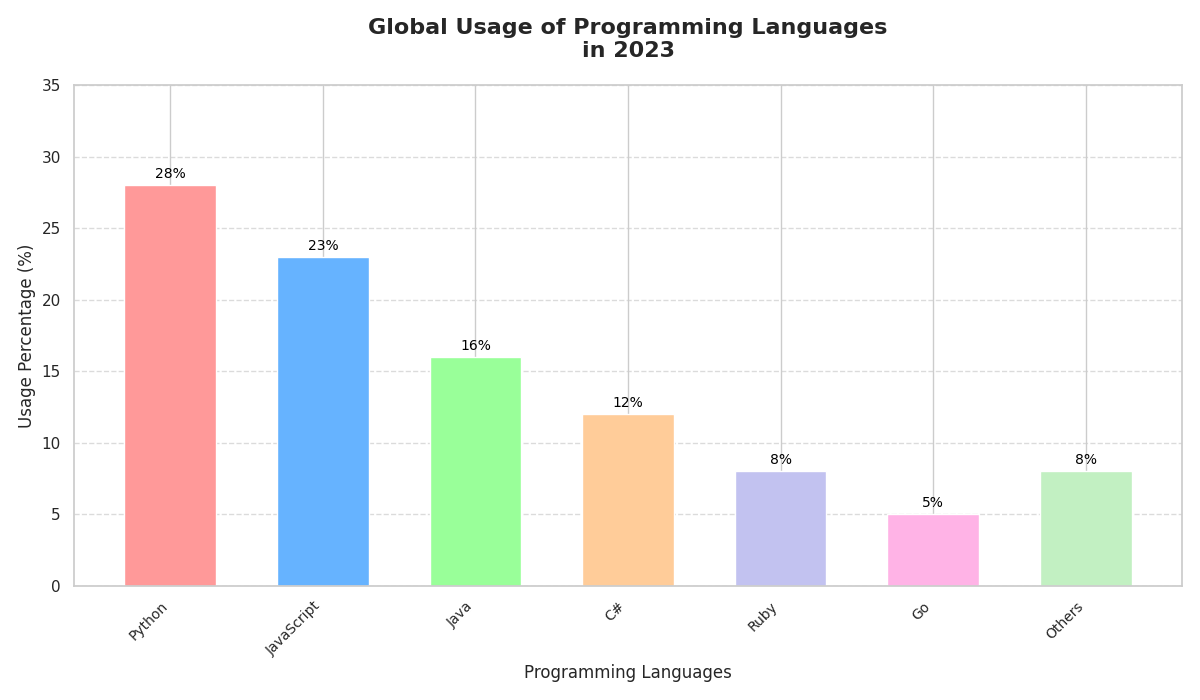

Source code (Python):
import matplotlib.pyplot as plt
import numpy as np

languages = ['Python', 'JavaScript', 'Java', 'C#', 'Ruby', 'Go', 'Others']
usage_percentages = [28, 23, 16, 12, 8, 5, 8]

fig, ax = plt.subplots(figsize=(12, 7))
x_pos = np.arange(len(languages))

# New color set
new_colors = ['#ff9999', '#66b3ff', '#99ff99', '#ffcc99', '#c2c2f0', '#ffb3e6', '#c2f0c2']
bars = ax.bar(x_pos, usage_percentages, color=new_colors, width=0.6)

ax.set_title("Global Usage of Programming Languages\nin 2023", fontsize=16, fontweight='bold', pad=20)
ax.set_xlabel("Programming Languages", fontsize=12)
ax.set_ylabel("Usage Percentage (%)", fontsize=12)
ax.set_ylim(0, 35)
ax.set_xticks(x_pos)
ax.set_xticklabels(languages, rotation=45, ha='right', fontsize=10)
ax.yaxis.grid(True, linestyle='--', alpha=0.7)

for bar in bars:
    height = bar.get_height()
    ax.annotate(f'{height}%', 
                xy=(bar.get_x() + bar.get_width() / 2, height),
                xytext=(0, 3), 
                textcoords="offset points",
                ha='center', va='bottom', fontsize=10, color='black')

plt.tight_layout()
plt.show()
